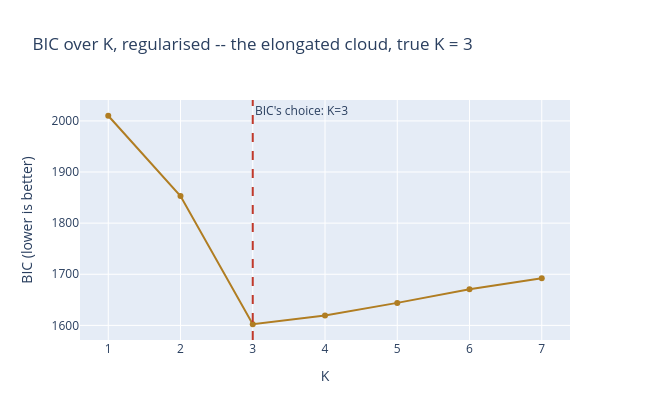

The code cell stored with this chart in its notebook:
### Markdown cell above
**Idea -- put a floor under variance, then let BIC do its real job.** `reg_covar` adds a small constant to every covariance's diagonal at each M-step, so no component's spread can ever reach exactly zero -- the point-mass exploit is closed by construction, not by luck. With that floor in place, sweep K on real, well-populated data -- the elongated cloud from Part 2, `X_elong`, not this adversarial toy -- and watch BIC's complexity penalty do the job slide 20 promised: raw log-likelihood would keep climbing forever, but BIC turns a real corner.

### Code cell
# The floor: no covariance's diagonal can now fall below reg_covar.
gmm_fixed = GaussianMixture(n_components=4, covariance_type="full", reg_covar=1e-2,
                             random_state=0, n_init=1, max_iter=200).fit(X_tiny)
dets_fixed = [np.linalg.det(c) for c in gmm_fixed.covariances_]
print(f"avg log-likelihood, regularised: {gmm_fixed.score(X_tiny):.3f}  (back to a sane negative number)")
print("det(covariance) per component:", [f"{d:.2e}" for d in dets_fixed])

# Now use the SAME floor to choose K honestly, on data with a real, known answer.
Ks = list(range(1, 8))
bics = [GaussianMixture(n_components=k, covariance_type="full", reg_covar=1e-2,
                         n_init=5, random_state=0).fit(X_elong).bic(X_elong) for k in Ks]

fig = go.Figure(go.Scatter(x=Ks, y=bics, mode="lines+markers", line=dict(color=GOLD)))
best_k = Ks[int(np.argmin(bics))]
fig.add_vline(x=best_k, line=dict(color=RED, dash="dash"), annotation_text=f"BIC's choice: K={best_k}")
fig.update_layout(title="BIC over K, regularised -- the elongated cloud, true K = 3",
                   xaxis_title="K", yaxis_title="BIC (lower is better)", width=650, height=420)
fig.show()

print(f"BIC's choice: K = {best_k}")
assert gmm_fixed.score(X_tiny) < 0
assert best_k == 3

### Figure 1 — Plotly figure (JSON) as saved in the notebook; plotly's stock layout.template omitted (floating-point values rounded to 4 significant figures)
{"data": [{"line": {"color": "#b07d22"}, "mode": "lines+markers", "type": "scatter", "x": [1, 2, 3, 4, 5, 6, 7], "y": [2010.0, 1853.0, 1602.0, 1619.0, 1644.0, 1671.0, 1692.0]}], "layout": {"annotations": [{"showarrow": false, "text": "BIC's choice: K=3", "x": 3, "xanchor": "left", "xref": "x", "y": 1, "yanchor": "top", "yref": "y domain"}], "height": 420, "shapes": [{"line": {"color": "#c0392b", "dash": "dash"}, "type": "line", "x0": 3, "x1": 3, "xref": "x", "y0": 0, "y1": 1, "yref": "y domain"}], "title": {"text": "BIC over K, regularised -- the elongated cloud, true K = 3"}, "width": 650, "xaxis": {"title": {"text": "K"}}, "yaxis": {"title": {"text": "BIC (lower is better)"}}}}
